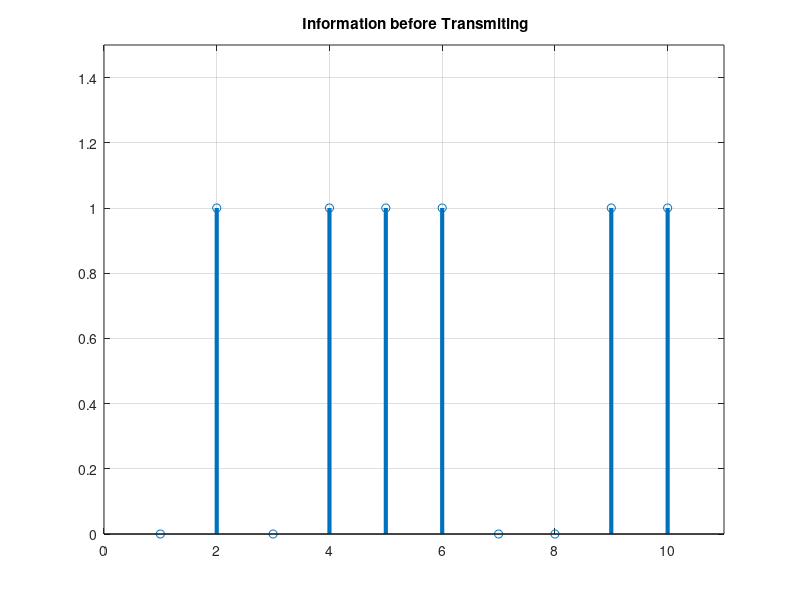
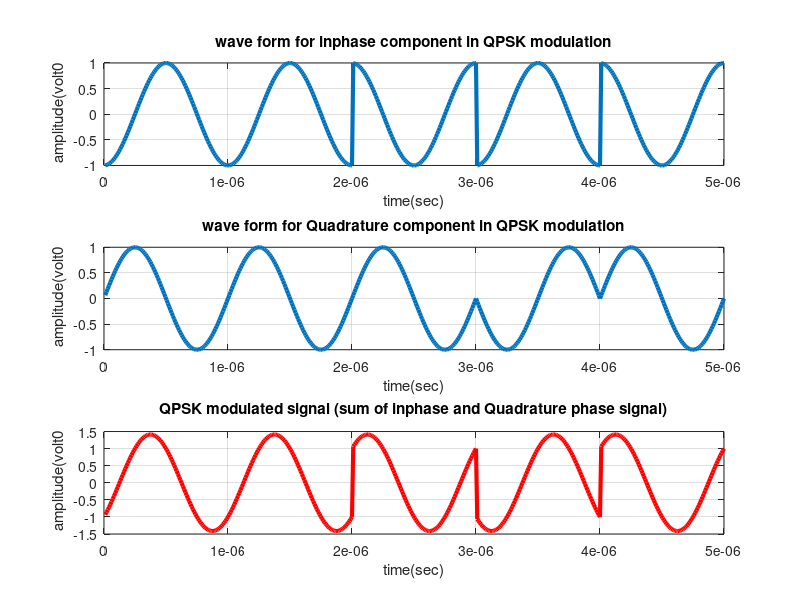

Reproduce these figures in MATLAB, in order.
data=[0  1 0 1 1 1 0 0 1 1]; % information

figure(1)
stem(data, 'linewidth',3), grid on;
title('  Information before Transmiting ');
axis([ 0 11 0 1.5]);
data_NZR=2*data-1; % Data Represented at NZR form for QPSK modulation
s_p_data=reshape(data_NZR,2,length(data)/2);  % S/P convertion of data

br=10.^6; %Let us transmission bit rate  1000000
f=br; % minimum carrier frequency
T=1/br; % bit duration
t=T/99:T/99:T; % Time vector for one bit information

%  QPSK modulation  
y=[];
y_in=[];
y_qd=[];
for(i=1:length(data)/2)
    y1=s_p_data(1,i)*cos(2*pi*f*t); % inphase component
    y2=s_p_data(2,i)*sin(2*pi*f*t) ;% Quadrature component
    y_in=[y_in y1]; % inphase signal vector
    y_qd=[y_qd y2]; %quadrature signal vector
    y=[y y1+y2]; % modulated signal vector
end
Tx_sig=y; % transmitting signal after modulation
tt=T/99:T/99:(T*length(data))/2;

figure(2)
subplot(3,1,1);
plot(tt,y_in,'linewidth',3), grid on;
title(' wave form for inphase component in QPSK modulation ');
xlabel('time(sec)');
ylabel(' amplitude(volt0');

subplot(3,1,2);
plot(tt,y_qd,'linewidth',3), grid on;
title(' wave form for Quadrature component in QPSK modulation ');
xlabel('time(sec)');
ylabel(' amplitude(volt0');


subplot(3,1,3);
plot(tt,Tx_sig,'r','linewidth',3), grid on;
title('QPSK modulated signal (sum of inphase and Quadrature phase signal)');
xlabel('time(sec)');
ylabel(' amplitude(volt0');
